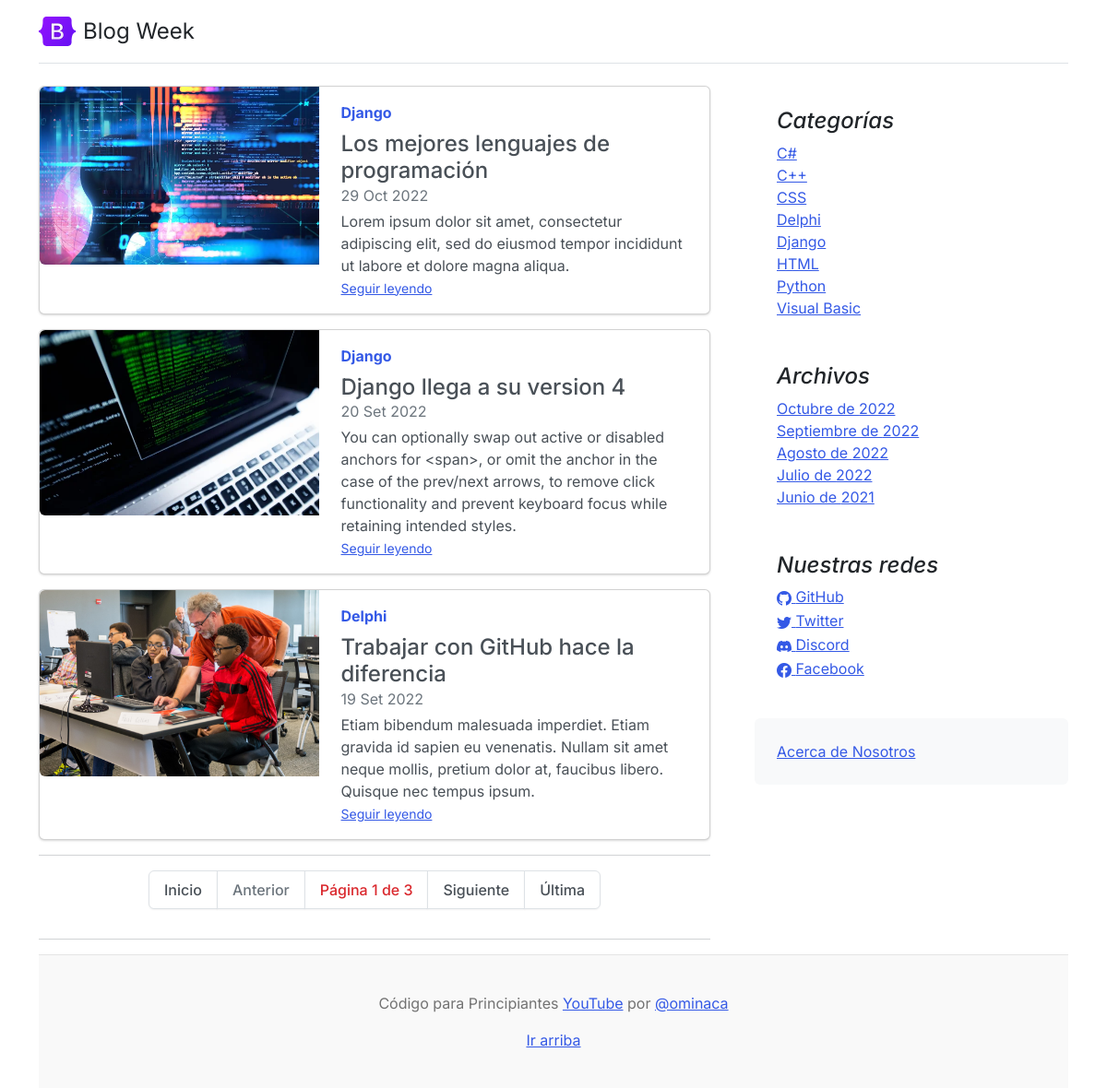
Before: / with the older database file.
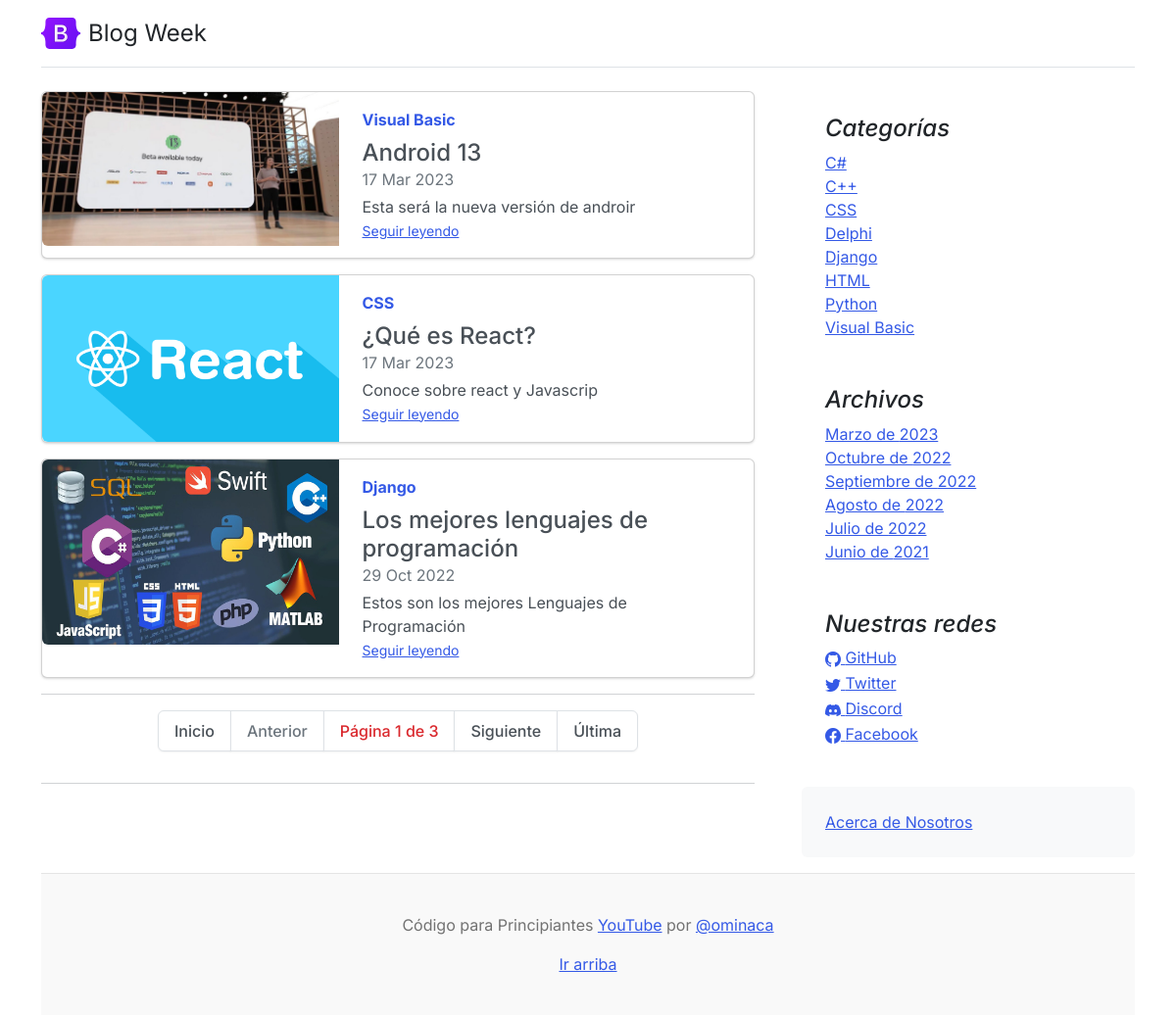
After: the same page with the newer database file.
### core/models.py (models this page shows, shortened)
class Post(models.Model):
	title = models.CharField(max_length=250, verbose_name='Título')
	excerpt = models.TextField(verbose_name='Bajada')
	content = RichTextField(verbose_name='Contenido')
	image = models.ImageField(upload_to='posts', null=True, blank=True, verbose_name='Imagen')
	published = models.BooleanField(default=False, verbose_name='Publicado')
	category = models.ForeignKey(Category, on_delete=models.CASCADE, related_name='get_posts', verbose_name='Categoría')
	author = models.ForeignKey(User, on_delete=models.CASCADE, related_name='get_posts', verbose_name='Autor')
	tags = models.ManyToManyField(Tag, verbose_name='Etiquetas')
	created = models.DateTimeField(auto_now_add=True, verbose_name='Fecha de creación')
	updated = models.DateTimeField(auto_now=True, verbose_name='Fecha de modificación')
	class Meta:
		verbose_name = 'Publicación'
		verbose_name_plural = 'Publicaciones'
		ordering = ['-created']
	def __str__(self):
		return self.title

class Category (models.Model):
	name = models.CharField(max_length=200, unique=True, verbose_name='Nombre')
	active = models.BooleanField(default=True, verbose_name='Activo')
	created = models.DateTimeField(auto_now_add=True, verbose_name='Fecha de creación')
	updated = models.DateTimeField(auto_now=True, verbose_name='Fecha de modificación')
	class Meta:
		verbose_name = 'Categoría'
		verbose_name_plural = 'Categorías'
		ordering = ['name']
	def __str__(self):
		return self.name

class Link(models.Model):
	key = models.CharField(max_length=100, verbose_name='Key Link')
	name = models.CharField(max_length=120, verbose_name='Red Social')
	url = models.URLField(max_length=350, blank=True, null=True, verbose_name='Enlace')
	icon = models.CharField(max_length=100, blank=True, null=True, verbose_name='Icono')
	created = models.DateTimeField(auto_now_add=True, verbose_name='Fecha de creación')
	updated = models.DateTimeField(auto_now=True, verbose_name='Fecha de modificación')
	class Meta:
		verbose_name = 'Red Social'
		verbose_name_plural = 'Redes Sociales'
		ordering = ['name']

### core/views.py (the view)
# urls.py: path('', HomeListView.as_view(), name='home'),
class HomeListView(ListView):
    model = Post
    paginate_by = 3
    template_name = 'core/home.html'
    def get_queryset(self):
        return Post.objects.filter(published=True)
    def get_context_data(self, **kwargs):
        context = super().get_context_data(**kwargs)
        print(context)
        return context

### core/processors.py (called while the page is built)
def ctx_dic_about(request):
	ctx_about = {}
	ctx_about['ABOUT'] = About.objects.latest('created')
	return ctx_about

def ctx_dic_category(request):
	ctx_category = {}
	ctx_category['categories'] = Category.objects.filter(active=True)
	return ctx_category

def ctx_dic_history(request):
	ctx_history = {}
	ctx_history['dates'] = Post.objects.dates('created', 'month', order='DESC').distinct()
	return ctx_history

def ctx_dic_link(request):
	ctx_link = {}
	links = Link.objects.all()
	for link in links:
		ctx_link[link.key] = {'url':link.url, 'icon':link.icon}
	return ctx_link

### core/templates/core/home.html (shortened to what this page needs)
{% extends 'core/base.html' %}
{% load static %}
{% block content %}
{% for post in post_list %}
    <div class="card mb-3">
      <div class="row g-0">
        <div class="col-md-5">
          <img src="{{ post.image.url }}" class="img-fluid rounded-start" alt="...">
        </div>
        <div class="col-md-7">
          <div class="card-body">
            <strong class="d-inline-block mb-2 text-primary">{{ post.category }}</strong>
            <h4 class="mb-0">{{ post.title }}</h4>
            <div class="mb-1 text-muted">{{ post.created|date:"d M Y" }}</div>
            <p class="card-text mb-auto">{{ post.excerpt }}</p>
            <p class="card-text"><small class="text-muted"><a href="{% url 'post' post.id %}" class="stretched-link">Seguir leyendo</a></small></p>
          </div>
        </div>
      </div>
    </div>
{% endfor %}
<hr>
<nav aria-label="...">
  <ul class="pagination justify-content-center">
    <li class="page-item">
      <a class="page-link" href="?page=1">Inicio</a>
    </li>
    <li class="page-item {% if page_obj.number == 1 %}disabled{% endif %}">
      <a class="page-link" href="{% if page_obj.number != 1 %}?page={{ page_obj.previous_page_number }}{% endif %}">Anterior</a>
    </li>
    <li class="page-item">
      <p class="page-link text-danger">Página {{ page_obj.number }} de {{ page_obj.paginator.num_pages }}</p>
    </li>
    <li class="page-item {% if page_obj.number == page_obj.paginator.num_pages %}disabled{% endif %}">
      <a class="page-link" href="{% if page_obj.number != page_obj.paginator.num_pages %}?page={{ page_obj.next_page_number }}{% endif %}">Siguiente</a>
    </li>
    <li class="page-item">
      <a class="page-link" href="?page={{ page_obj.paginator.num_pages }}">Última</a>
    </li>
  </ul>
</nav>
<hr>
{% endblock %}

### core/templates/core/base.html (shortened to what this page needs)
<!doctype html>
<html lang="es">
<head>
    <link rel="stylesheet" href="https://cdn.jsdelivr.net/npm/bootstrap-icons@1.9.1/font/bootstrap-icons.css">
    {% load static %}
    <link href="{% static 'core/css/bootstrap.min.css' %}" rel="stylesheet">
    <link href="{% static 'core/css/blog.css' %}" rel="stylesheet">
</head>
<body>
  <div class="container">
    <header class="d-flex flex-wrap justify-content-center py-3 mb-4 border-bottom">
      <a href="{% url 'home' %}" class="d-flex align-items-center mb-3 mb-md-0 me-md-auto text-dark text-decoration-none">
        <img class="bi me-2" width="40" height="32" src="{% static 'core/img/bootstrap-logo.svg' %}">
        <span class="fs-4">Blog Week</span>
      </a>
    </header>
    <main class="mt-2">
      <section class="row g-5">
        <div class="col-md-8">
            {% block content %} {% endblock %}
        </div>
        <aside class="col-md-4">
          <div class="position-sticky" style="top: 2rem;">
            <div class="p-4">
              <h4 class="fst-italic">Categorías</h4>
              <ol class="list-unstyled mb-0">
                {% for item in categories %}
                  <li><a href={% url 'category' %}?cat={{ item.id }}>{{ item.name }}</a></li>
                {% endfor %}
              </ol>
            </div>
            <div class="p-4">
              <h4 class="fst-italic">Archivos</h4>
              <ol class="list-unstyled mb-0">
                {% for item in dates %}
                  <li>
                    {% if item.month == 3 %}<a href="{% url 'dates' item.month item.year %}">Marzo de {{ item.year }}</a>{% endif %}
                    {% if item.month == 6 %}<a href="{% url 'dates' item.month item.year %}">Junio de {{ item.year }}</a>{% endif %}
                    {% if item.month == 7 %}<a href="{% url 'dates' item.month item.year %}">Julio de {{ item.year }}</a>{% endif %}
                    {% if item.month == 8 %}<a href="{% url 'dates' item.month item.year %}">Agosto de {{ item.year }}</a>{% endif %}
                    {% if item.month == 9 %}<a href="{% url 'dates' item.month item.year %}">Septiembre de {{ item.year }}</a>{% endif %}
                    {% if item.month == 10 %}<a href="{% url 'dates' item.month item.year %}">Octubre de {{ item.year }}</a>{% endif %}
                  </li>
                {% endfor %}
              </ol>
            </div>
            <div class="p-4">
              <h4 class="fst-italic">Nuestras redes</h4>
              <ol class="list-unstyled">
                {% if LINK_GITHUB.url %}
                  <li><a href="{{ LINK_GITHUB.url }}"><i class="{{ LINK_GITHUB.icon }}"></i> GitHub</a></li>
                {% endif %}
                {% if LINK_TWITTER.url %}
                  <li><a href="{{ LINK_TWITTER.url }}"><i class="{{ LINK_TWITTER.icon }}"></i> Twitter</a></li>
                {% endif %}
                {% if LINK_DISCORD.url %}
                  <li><a href="{{ LINK_DISCORD.url }}"><i class="{{ LINK_DISCORD.icon }}"></i> Discord</a></li>
                {% endif %}
                {% if LINK_FACEBOOK.url %}
                  <li><a href="{{ LINK_FACEBOOK.url }}"><i class="{{ LINK_FACEBOOK.icon }}"></i> Facebook</a></li>
                {% endif %}
              </ol>
            </div>
            <div class="p-4 mb-3 bg-light rounded">
              <a href="{% url 'about' %}">Acerca de Nosotros</a>
            </div>
          </div>
        </aside>
      </section>
    </main>
    <footer class="blog-footer">
      <p>Código para Principiantes <a href="https://www.youtube.com/channel/UCojloc55DB6zD6zB7-kTWWQ">YouTube</a> por <a href="https://twitter.com/ominaca">@ominaca</a></p>
      <p>
        <a href="#">Ir arriba</a>
      </p>
    </footer>
  </div>
</body>
</html>

### core/templates/core/includes/submenu.html (shortened to what this page needs)
{% load static %}

### core/static/core/css/blog.css (style rules this page uses)
.blog-footer { padding: 2.5rem 0; color: #727272; text-align: center; background-color: #f9f9f9; border-top: .05rem solid #e5e5e5; }
.blog-footer p:last-child { margin-bottom: 0; }
.bi { vertical-align: -.125em; fill: currentColor; }

Changed rows visible on the page:
removed Post: image (picture), category "Django", title "Django llega a su version 4", created "20 Set 2022", excerpt "You can optionally swap out active or disabled anchors for <span>, or omit the anchor in the case of the prev/next arrows, to remove click functionality and prevent keyboard focus while retaining intended styles."
no longer on this page (row unchanged): Post: image (picture), category "Delphi", title "Trabajar con GitHub hace la diferencia", created "19 Set 2022", excerpt "Etiam bibendum malesuada imperdiet. Etiam gravida id sapien eu venenatis. Nullam sit amet neque mollis, pretium dolor at, faucibus libero. Quisque nec tempus ipsum."
added Post: image (picture), category "Visual Basic", title "Android 13", created "17 Mar 2023", excerpt "Esta será la nueva versión de androir"
added Post: image (picture), category "CSS", title "¿Qué es React?", created "17 Mar 2023", excerpt "Conoce sobre react y Javascrip"
changed Post "Los mejores lenguajes de programación": image: a different picture; excerpt "Lorem ipsum dolor sit amet, consectetur adipiscing elit, sed do eiusmod tempor incididunt ut labore et dolore magna aliqua." → "Estos son los mejores Lenguajes de Programación"
Other visible differences:
new list line: "Marzo de 2023"
